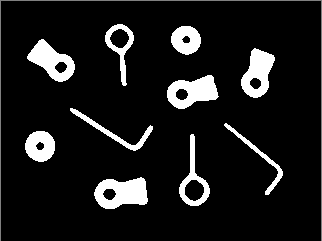
#> input picture Lesson02_IP/Images01/8iSST.png, 322 x 241 px
$ jupyter execute 09_Connected.ipynb   (older library calls are emulated)
#> lines starting #> are read from the running program, lines starting #| are printed output that depends on the picture; after the words box and inside, x2 and y2 are one past the last pixel; in counts of white or black regions, pixels touching at a corner belong together
[cell 1]
import numpy as np
import cv2
import os
from matplotlib import pyplot as plt
img0 = cv2.imread("Images01/8iSST.png", cv2.IMREAD_GRAYSCALE)
#> img0 is the input picture: shape (241, 322); min 0, max 255, mean 26.7
print(img0.shape)
#| (241, 322)
plt.imshow(img0,plt.cm.gray)
plt.show()

[cell 2]
# input image is thresholded
(T, thresh) = cv2.threshold(img0, 90, 255, cv2.THRESH_BINARY)
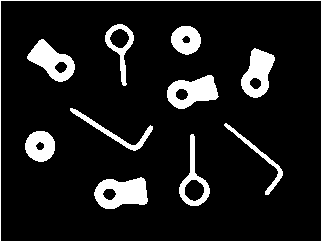
#> thresh: shape (241, 322); 11% white; 11 white regions, largest, box (x1, y1, x2, y2) and area: (94, 177, 148, 209) 1194, (167, 75, 219, 109) 1071, (27, 39, 75, 82) 1017

# getting the labels of the connected components
# input 8-bit single-channel (binary)
# 4- or 8-connected components
#Output label type (CV_32S or CV_16U)
output = cv2.connectedComponentsWithStats(thresh, 4, cv2.CV_32S)
print(type(output))
#| <class 'tuple'>

# [5 lines of commented-out code are left out]

[cell 3]
num_labels = output[0]
#> num_labels = 12
labels = output[1]
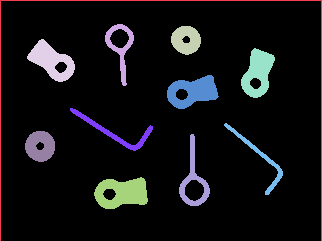
#> labels: shape (241, 322) int32; 12 distinct labels, from 0 to 11; one colour per label, 0 black
stats = output[2]
#> stats = [[1, 1, 320, 240, 69070], [0, 0, 322, 241, 802], [105, 24, 29, 62, 541], [171, 26, 30, 29, 630], [27, 39, 48, 43, 1017], [241, 48, 34, 50, 997], [167, 75, 52, 34, 1071], [70, 108, 83, 43, 513], [224, 123, 59, 72, 433], [25, 131, 30, 31, 689], [179, 134, 31, 72, 645], [94, 177, 54, 32, 1194]]
centroids = output[3]
#> centroids = [[161.6, 121.5], [160.5, 72.12], [120.1, 47.43], [185.7, 39.59], [51.02, 60.51], [257.5, 72.48], [192.5, 91.26], [113.9, 131.4], [259.6, 158.1], [39.77, 145.8], [193.2, 178.8], [121.7, 192.5]]

print(num_labels)
#| 12
print(labels.dtype)
#| int32

b = (labels == 3) #
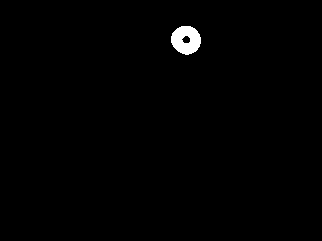
#> b: shape (241, 322) bool; 0.81% white; 1 white region, box (x1, y1, x2, y2) and area: (171, 26, 201, 55) 630
b = b.astype('uint8')*255
plt.imshow(b,plt.cm.gray)
plt.show()
